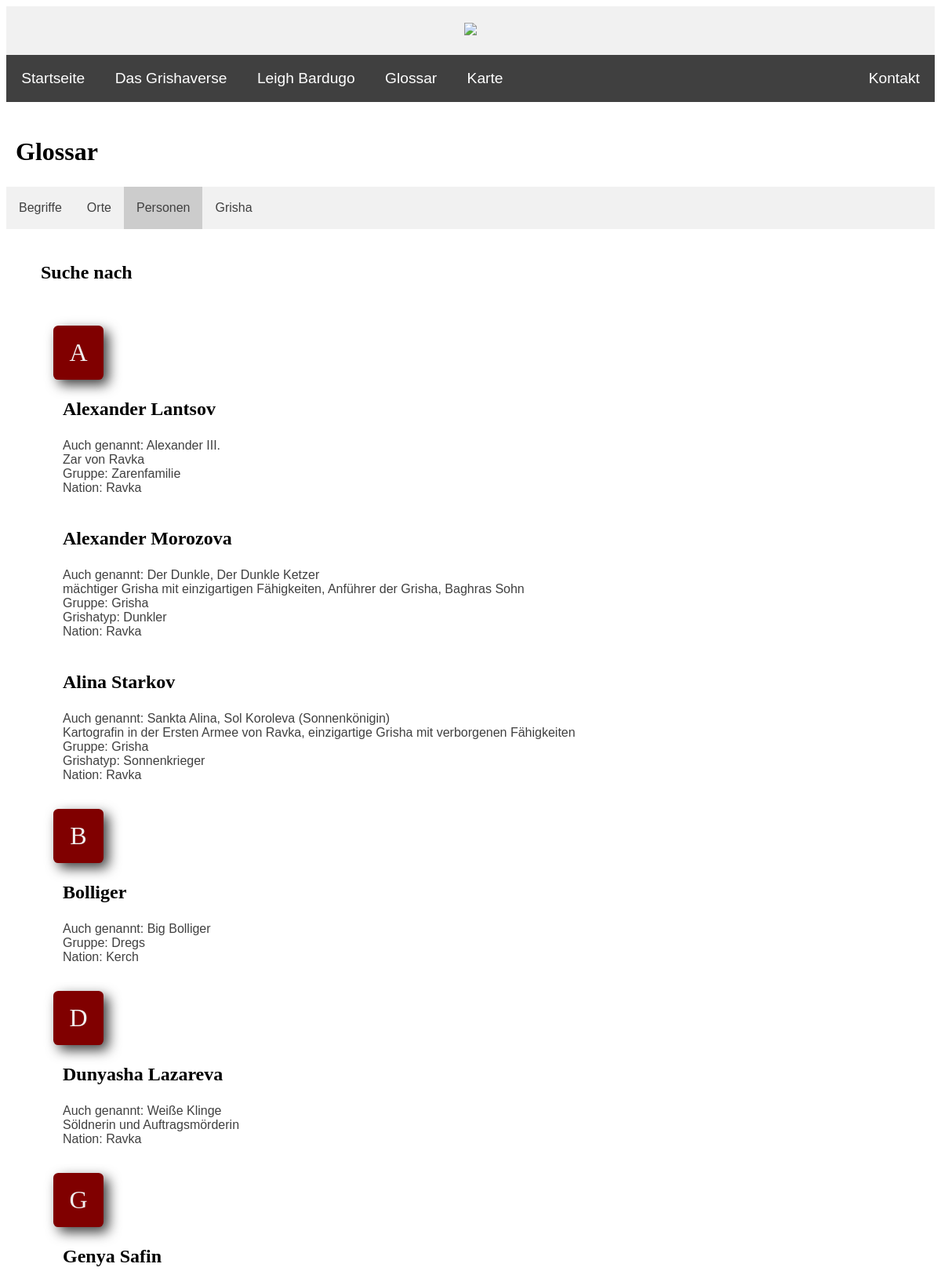
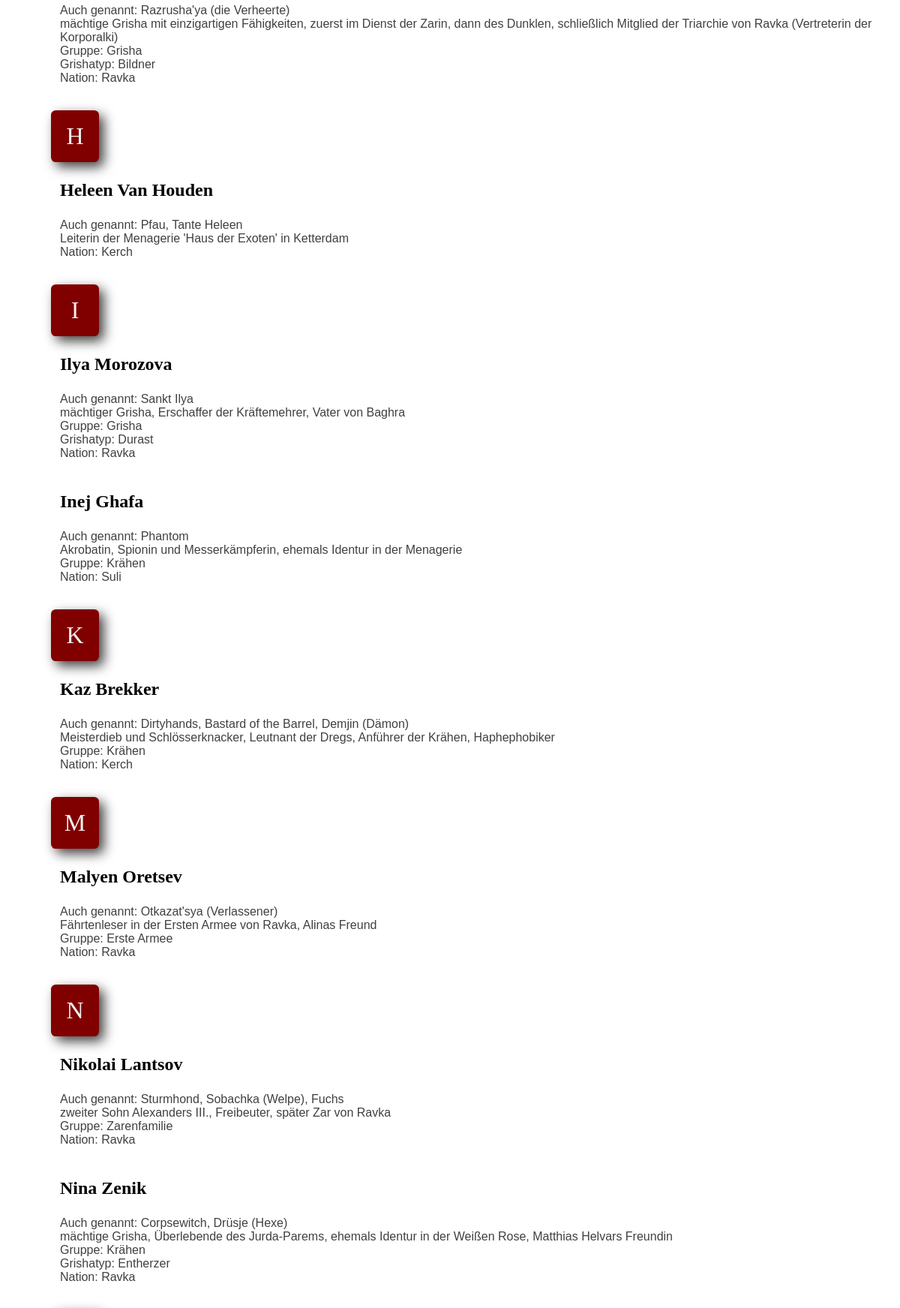
Page /PHP/glossary_personen_suche.php (upper part) on the committed database (2 pictures, top to bottom).
### tables this page shows
CREATE TABLE `personen` (
  `ID` int(10) NOT NULL,
  `vorname` text DEFAULT NULL,
  `nachname` text DEFAULT NULL,
  `weitere_namen` text DEFAULT NULL,
  `geschlecht` text NOT NULL,
  `nation` int(10) NOT NULL,
  `gruppe` int(10) DEFAULT NULL,
  `grisha_typ` int(10) DEFAULT NULL,
  `beschreibung` text DEFAULT NULL,
  `namegesamt` text DEFAULT NULL
);

CREATE TABLE `gruppen` (
  `ID` int(10) NOT NULL,
  `name` text NOT NULL,
  `nation` int(10) NOT NULL
);

CREATE TABLE `nationen` (
  `ID` int(10) NOT NULL,
  `name` text NOT NULL
);

CREATE TABLE `grisha` (
  `ID` int(10) UNSIGNED NOT NULL,
  `name` text NOT NULL,
  `orden` int(10) NOT NULL,
  `beschreibung` text NOT NULL,
  `kefta_farbe` text NOT NULL
);

### PHP/glossary_personen_suche.php (the view, shortened to what this page needs)
<?php
include ("header.inc.php");
include ("navbar.inc.php");
?>
    <div>
        <h2>Glossar</h2>
    </div>
    <div class="glossary-nav">
        <ul>
            <li><a href="glossary_begriffe.php">Begriffe</a></li>
            <li><a href="glossary_orte.php">Orte</a></li>
            <li><a href="glossary_personen.php"  class="active">Personen</a></li>
            <li><a href="glossary_grisha.php">Grisha</a></li>
        </ul>
    </div>
    <br>
    <?php
        require_once "config.inc.php";
        if (is_null($_REQUEST["suchperson"])) {
            $personSuche = "";
        } else {
            $personSuche = $_REQUEST["suchperson"];
        }
        $alph = array("A", "B", "C", "D", "E", "F", "G", "H", "I", "J", "K", "L", "M", "N", "O", "P", "Q", "R", "S", "T", "U", "V", "W", "X", "Y", "Z");
        $res = mysqli_query($conn, "SELECT * FROM `personen` WHERE personen.vorname = '$personSuche'
        OR personen.nachname = '$personSuche' OR personen.namegesamt = '$personSuche' OR personen.weitere_namen LIKE '%$personSuche%'");
        if (mysqli_num_rows($res) < 1) {
            echo "<div class='glossary-res'><h3>Keine Ergebnisse für  " . $personSuche . " gefunden</h3>
            <p>Glossar-Eintrag hinzufügen? <a class='link' href='contact.php'>Kontaktieren Sie uns!</a></p></div><br>";
        } else {
            echo "<div class='glossary-res'><h3>Suche nach " . $personSuche . "</h3></div><br>";
            foreach ($alph as $i){
                $result = mysqli_query($conn, "SELECT personen.vorname, personen.nachname, personen.weitere_namen,
                personen.geschlecht, personen.gruppe, personen.beschreibung,
                gruppen.name as gruppe,
                grisha.name as grisha,
                nationen.name as nation
                FROM personen
                JOIN gruppen on personen.gruppe = gruppen.ID
                JOIN grisha on personen.grisha_typ = grisha.ID
                JOIN nationen on personen.nation = nationen.ID
                WHERE personen.vorname = '$personSuche' AND personen.vorname LIKE '$i%'
                OR personen.nachname = '$personSuche' AND personen.vorname LIKE '$i%'
                OR personen.namegesamt = '$personSuche' AND personen.vorname LIKE '$i%'
                OR personen.weitere_namen LIKE '%$personSuche%' AND personen.vorname LIKE '$i%'
                ORDER BY personen.vorname ASC");
                if (mysqli_num_rows($result) >= 1) {
                    echo "<div id='personen_letter-$i' class='big-letter'>" . $i . "</div>";
                }
                echo "<div class='glossary-bg'><ul>";
                while ($j = mysqli_fetch_assoc($result)) {
                    echo "<li><h3>" . $j["vorname"] . " " . $j["nachname"] . "</h3><uo>";
                    if ($j["weitere_namen"]) {
                        echo "<li>Auch genannt: " . $j["weitere_namen"] . "</li>";
                    }
                    if ($j["beschreibung"]) {
                        echo "<li>". $j["beschreibung"] . "</li>";
                    }
                    if ($j["gruppe"] != "Keine Gruppe/unbekannt") {
                        echo "<li>Gruppe: " . $j["gruppe"] . "</li>";
                    }
                    if ($j["grisha"] != "Kein Grisha") {
                        echo "<li>Grishatyp: " . $j["grisha"] . "</li>";
                    }
                    if ($j["nation"] != "Keine Nation/unbekannt") {
                        echo "<li>Nation: " . $j["nation"] . "</li>";
                    }
                    echo "</uo></li><br>";
                }
                echo "</ul></div>";
            }
        }
    ?>
    <br>
<?php include ("footer.inc.php"); ?>

### CSS/style.css (style rules this page uses)
body { background-color: white; font-family: 'Helvetica', 'Verdana', sans-serif; font-size: 100%; color: #404040; }
h2 { font-family: 'Garamond', 'Georgia', serif; font-size: 2em; color: black; margin-left: 12px; }
h3 { font-family: 'Garamond', 'Georgia', serif; font-size: 1.5em; color: black; margin-left: 12px; }

### CSS/slideshow.css (style rules this page uses)
* { box-sizing:border-box }
.active, .dot:hover { background-color: #404040; }

### CSS/glossary.css (style rules this page uses)
.glossary-nav ul { background-color: #f1f1f1; list-style-type: none; margin: 0; padding: 0; overflow: hidden; transition: 0.4s; }
.glossary-nav ul li { float: left; }
.glossary-nav ul li a { display: block; color: #404040; text-align: center; padding: 18px 16px; text-decoration: none; }
.glossary-nav .active { background-color: #ccc; color: #404040; }
.active, .accordion:hover { background-color: #ccc; color: #404040; }
.big-letter { background: #800000; border-radius: 0.2em; margin: 12px 0 0 60px; padding: 0.5em 0.5em; display: block; width: 2em; text-align: center; font-family: 'Garamond', 'Georgia', serif;; font-size: 2em; color: #f1f1f1; box-shadow: 0.2em 0.2em 0.5em #404040; }
.glossary-bg { margin-left: 16px; }
.glossary-bg ul { list-style-type: none; margin-left: 16px; }
.glossary-bg ul h3 { margin-left: 0; }
.glossary-res { margin-left: 32px; }

### rows in the picture
personen: vorname "Alexander", nachname "Lantsov", weitere_namen "Alexander III.", beschreibung "Zar von Ravka", gruppen.name "Zarenfamilie", nationen.name "Ravka"
personen: vorname "Alexander", nachname "Morozova", weitere_namen "Der Dunkle, Der Dunkle Ketzer", beschreibung "mächtiger Grisha mit einzigartigen Fähigkeiten, Anführer der Grisha, Baghras Sohn", gruppen.name "Grisha", grisha.name "Dunkler", nationen.name "Ravka"
personen: vorname "Alina", nachname "Starkov", weitere_namen "Sankta Alina, Sol Koroleva (Sonnenkönigin)", beschreibung "Kartografin in der Ersten Armee von Ravka, einzigartige Grisha mit verborgenen Fähigkeiten", gruppen.name "Grisha", grisha.name "Sonnenkrieger", nationen.name "Ravka"
personen: vorname "Bolliger", weitere_namen "Big Bolliger", gruppen.name "Dregs", nationen.name "Kerch"
personen: vorname "Dunyasha", nachname "Lazareva", weitere_namen "Weiße Klinge", beschreibung "Söldnerin und Auftragsmörderin", nationen.name "Ravka"
personen: vorname "Genya", nachname "Safin", weitere_namen "Razrusha'ya (die Verheerte)", beschreibung "mächtige Grisha mit einzigartigen Fähigkeiten, zuerst im Dienst der Zarin, dann des Dunklen, schließlich Mitglied der Triarchie von Ravka (Vertreterin der Korporalki)", gruppen.name "Grisha", grisha.name "Bildner", nationen.name "Ravka"
personen: vorname "Heleen", nachname "Van Houden", weitere_namen "Pfau, Tante Heleen", beschreibung "Leiterin der Menagerie 'Haus der Exoten' in Ketterdam", nationen.name "Kerch"
personen: vorname "Ilya", nachname "Morozova", weitere_namen "Sankt Ilya", beschreibung "mächtiger Grisha, Erschaffer der Kräftemehrer, Vater von Baghra", gruppen.name "Grisha", grisha.name "Durast", nationen.name "Ravka"
personen: vorname "Inej", nachname "Ghafa", weitere_namen "Phantom", beschreibung "Akrobatin, Spionin und Messerkämpferin, ehemals Identur in der Menagerie", gruppen.name "Krähen", nationen.name "Suli"
personen: vorname "Kaz", nachname "Brekker", weitere_namen "Dirtyhands, Bastard of the Barrel, Demjin (Dämon)", beschreibung "Meisterdieb und Schlösserknacker, Leutnant der Dregs, Anführer der Krähen, Haphephobiker", gruppen.name "Krähen", nationen.name "Kerch"
personen: vorname "Malyen", nachname "Oretsev", weitere_namen "Otkazat'sya (Verlassener)", beschreibung "Fährtenleser in der Ersten Armee von Ravka, Alinas Freund", gruppen.name "Erste Armee", nationen.name "Ravka"
personen: vorname "Nikolai", nachname "Lantsov", weitere_namen "Sturmhond, Sobachka (Welpe), Fuchs", beschreibung "zweiter Sohn Alexanders III., Freibeuter, später Zar von Ravka", gruppen.name "Zarenfamilie", nationen.name "Ravka"
personen: vorname "Nina", nachname "Zenik", weitere_namen "Corpsewitch, Drüsje (Hexe)", beschreibung "mächtige Grisha, Überlebende des Jurda-Parems, ehemals Identur in der Weißen Rose, Matthias Helvars Freundin", gruppen.name "Krähen", grisha.name "Entherzer", nationen.name "Ravka"

### other values in the picture
$i "A"
$i "B"
$i "D"
$i "G"
$i "H"
$i "I"
$i "K"
$i "M"
$i "N"
